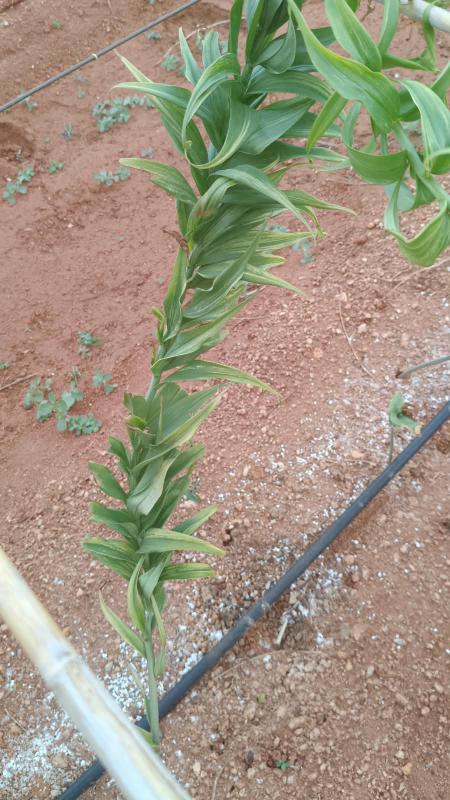
#> input picture dataset/organized/severity_benchmarks/Mild/WhatsApp Image 2026-10-13 at 3.04.46 PM (1).jpeg, 900 x 1600 px, found by its file name (shown at 1/2 size)
$ python segment_severity.py
#> lines starting #> are read from the running program, lines starting #| are printed output that depends on the picture; after the words box and inside, x2 and y2 are one past the last pixel; in counts of white or black regions, pixels touching at a corner belong together
"""
scripts/segment_severity.py
---------------------------
Foliage and lesion segmentation engine for Gloriosa superba.
Implements the paper's severity calculation:
  S = (Ad / A) * 100%
where:
  A  = Total leaf area (px)
  Ad = Diseased / affected area (px)
Severity grades:
  - Healthy  : S < 5%
  - Mild     : 5% <= S < 18%
  - Moderate : 18% <= S < 38%
  - Severe   : S >= 38%
"""

import os
import cv2
import numpy as np

def analyze_leaf_severity(image_path: str, save_overlay_path: str = None) -> dict:
    img = cv2.imread(image_path)
#> img is the input picture: shape (1600, 900, 3); mean B, G, R 130.2, 149.2, 159
    if img is None:
        raise ValueError(f"Could not read image at {image_path}")

    h, w = img.shape[:2]
#> h = 1600; w = 900
    hsv = cv2.cvtColor(img, cv2.COLOR_BGR2HSV)
#> hsv: shape (1600, 900, 3); mean H, S, V 27.5, 63.6, 168.4

    # 1. Segment leaf foliage (Green and yellowish-green leaves)
    # H in [25, 95], S >= 30, V >= 30
    plant_mask = cv2.inRange(hsv, (25, 30, 30), (95, 255, 255))
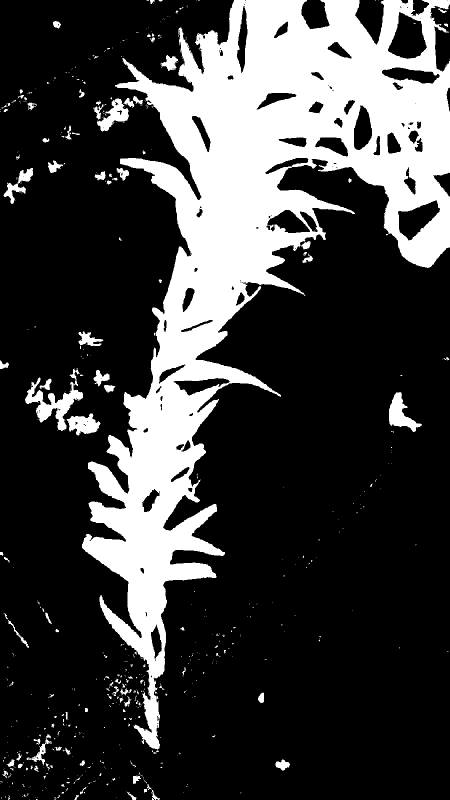
#> plant_mask: shape (1600, 900) (shown at 1/2 size); 24.6% white; 588 white regions (486 under 20 px), largest, box (x1, y1, x2, y2) and area: (164, 0, 900, 1499) 331773, (50, 736, 166, 862) 4242, (778, 784, 844, 864) 2241
    kernel = cv2.getStructuringElement(cv2.MORPH_ELLIPSE, (5, 5))
    plant_mask = cv2.morphologyEx(plant_mask, cv2.MORPH_CLOSE, kernel)
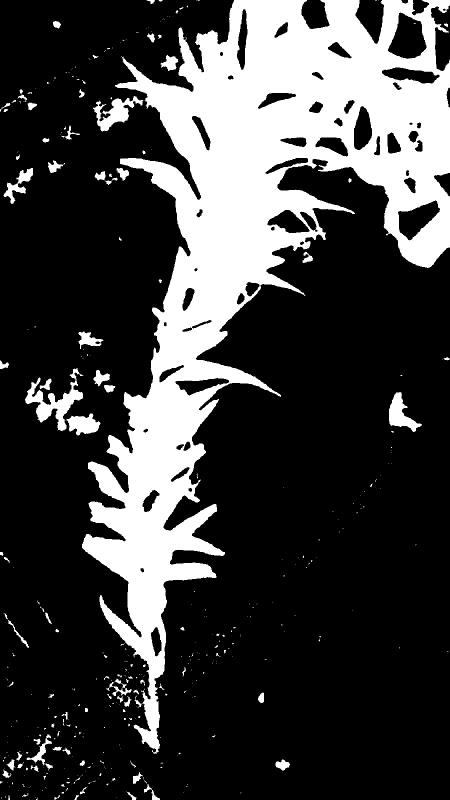
#> plant_mask: shape (1600, 900) (shown at 1/2 size); 24.9% white; 396 white regions (295 under 20 px), largest, box (x1, y1, x2, y2) and area: (164, 0, 900, 1508) 334549, (50, 736, 167, 862) 4445, (186, 192, 287, 263) 2785
    plant_mask = cv2.morphologyEx(plant_mask, cv2.MORPH_OPEN, kernel)
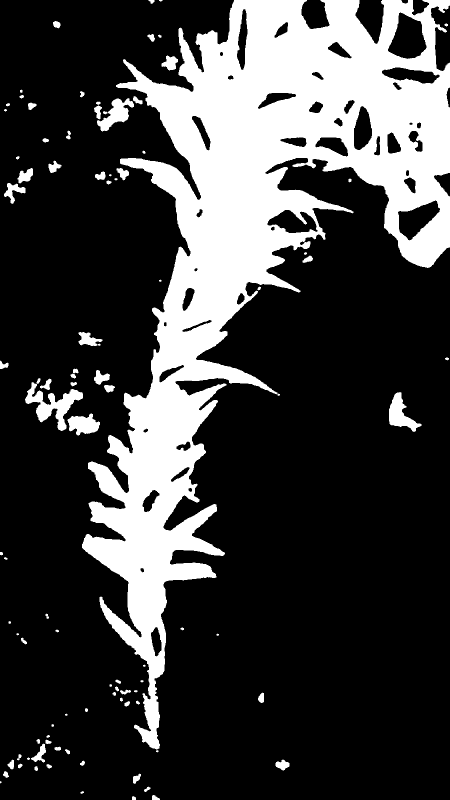
#> plant_mask: shape (1600, 900) (shown at 1/2 size); 24.6% white; 96 white regions (10 under 20 px), largest, box (x1, y1, x2, y2) and area: (164, 0, 900, 1499) 333561, (50, 764, 166, 862) 4003, (778, 784, 843, 864) 2235

    plant_area = int(np.count_nonzero(plant_mask))
#> plant_area = 354165
    if plant_area == 0:
        # Fallback if leaf mask empty: consider central 60% of image
        plant_area = int(h * w * 0.5)
        plant_mask = np.ones((h, w), dtype=np.uint8) * 255

    # 2. Chlorosis / yellow discoloration: H in [18, 37], S >= 45, V >= 50
    yellow_mask = cv2.inRange(hsv, (18, 45, 50), (37, 255, 255))
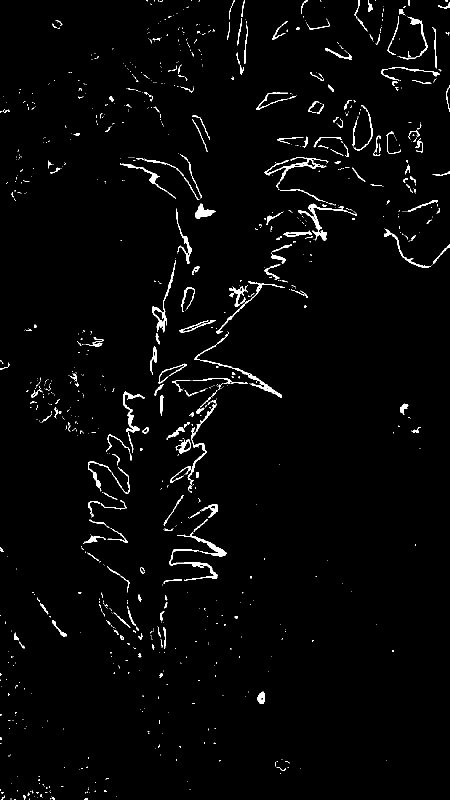
#> yellow_mask: shape (1600, 900) (shown at 1/2 size); 2.1% white; 1024 white regions (815 under 20 px), largest, box (x1, y1, x2, y2) and area: (388, 663, 564, 795) 1074, (596, 407, 714, 481) 1009, (340, 807, 434, 966) 982
    yellow_in_leaf = cv2.bitwise_and(yellow_mask, yellow_mask, mask=plant_mask)
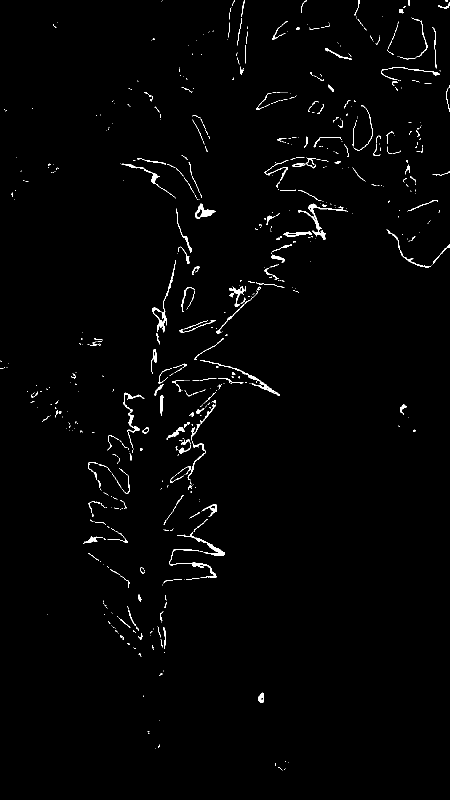
#> yellow_in_leaf: shape (1600, 900) (shown at 1/2 size); 1.3% white; 670 white regions (494 under 20 px), largest, box (x1, y1, x2, y2) and area: (596, 407, 693, 480) 725, (304, 520, 352, 665) 646, (400, 720, 560, 792) 607

    # 3. Necrotic / blight brown lesions: H in [8, 20], S in [40, 210], V in [25, 175]
    brown_mask = cv2.inRange(hsv, (8, 40, 25), (20, 210, 175))
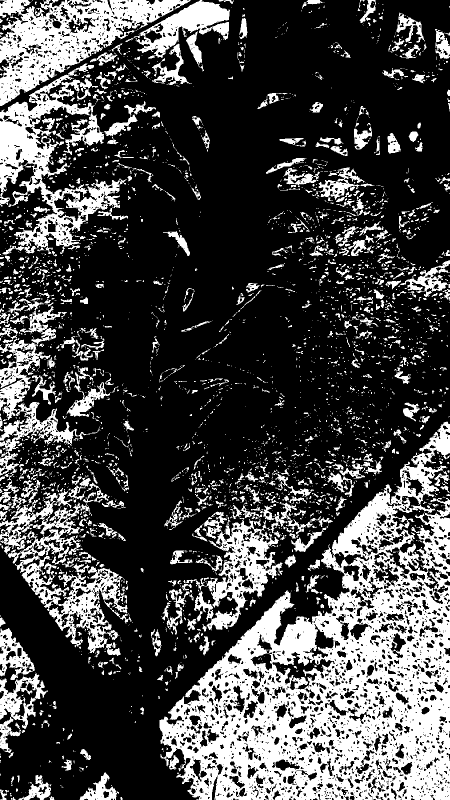
#> brown_mask: shape (1600, 900) (shown at 1/2 size); 28.2% white; 3512 white regions (2749 under 20 px), largest, box (x1, y1, x2, y2) and area: (319, 843, 900, 1600) 179570, (0, 0, 381, 212) 31148, (0, 126, 256, 509) 30354
    brown_in_leaf = cv2.bitwise_and(brown_mask, brown_mask, mask=plant_mask)
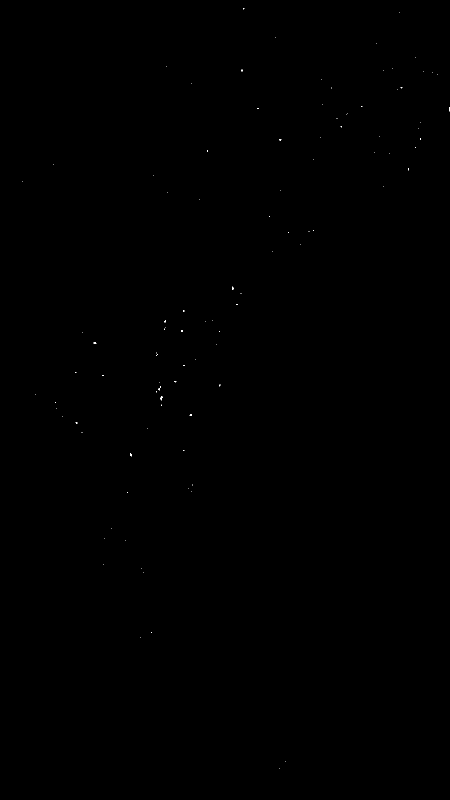
#> brown_in_leaf: shape (1600, 900) (shown at 1/2 size); 0.02% white in thin lines or dots

    # Combined lesion mask (Ad)
    lesion_mask = cv2.bitwise_or(yellow_in_leaf, brown_in_leaf)
#> lesion_mask: shape (1600, 900); 1.3% white; 668 white regions (492 under 20 px), largest, box (x1, y1, x2, y2) and area: (596, 407, 693, 480) 726, (304, 520, 352, 665) 654, (400, 720, 560, 792) 607
    lesion_area = int(np.count_nonzero(lesion_mask))
#> lesion_area = 18409

    # Severity index S = (Ad / A) * 100%
    severity_pct = round((lesion_area / plant_area) * 100.0, 2)
#> severity_pct = 5.2

    if severity_pct < 5.0:
        severity_grade = "Healthy"
    elif severity_pct < 18.0:
        severity_grade = "Mild"
    elif severity_pct < 38.0:
        severity_grade = "Moderate"
    else:
        severity_grade = "Severe"

    # Optional overlay generation for visual explainability
    if save_overlay_path:
        overlay = img.copy()
        # Red highlight for necrotic/blight lesions
        overlay[lesion_mask > 0] = [0, 0, 255]
        blended = cv2.addWeighted(img, 0.7, overlay, 0.3, 0)
        cv2.imwrite(save_overlay_path, blended)

    return {
        "total_leaf_area_px": plant_area,
        "affected_leaf_area_px": lesion_area,
        "severity_percentage": severity_pct,
        "severity_grade": severity_grade
    }

if __name__ == "__main__":
    test_img = r"c:\Users\anust\OneDrive\Desktop\MINIPROJECT_\dataset\raw_collected_images\WhatsApp Image 2026-10-13 at 3.04.46 PM (1).jpeg"
    res = analyze_leaf_severity(test_img)
#> res = {'total_leaf_area_px': 354165, 'affected_leaf_area_px': 18409, 'severity_percentage': 5.2, 'severity_grade': 'Mild'}
    print("Sample Severity Result on Diseased Plant:")
    print(res)
#| {'total_leaf_area_px': 354165, 'affected_leaf_area_px': 18409, 'severity_percentage': 5.2, 'severity_grade': 'Mild'}

$ run again, with dataset/organized/severity_benchmarks/Mild/WhatsApp Image 2026-10-13 at 3.04.35 PM (2).jpeg copied over dataset/organized/severity_benchmarks/Mild/WhatsApp Image 2026-10-13 at 3.04.46 PM (1).jpeg
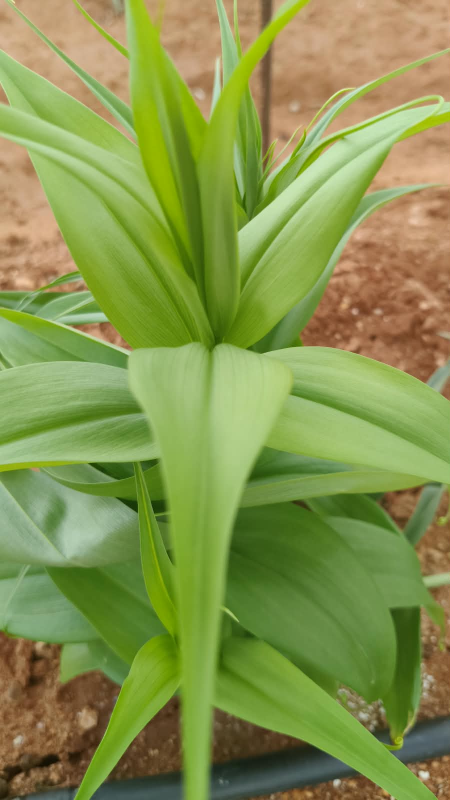
#> input picture dataset/organized/severity_benchmarks/Mild/WhatsApp Image 2026-10-13 at 3.04.35 PM (2).jpeg, 900 x 1600 px, found by its file name (shown at 1/2 size)
#> in analyze_leaf_severity, img is the input picture: shape (1600, 900, 3); mean B, G, R 77.9, 148.6, 134
#> hsv: shape (1600, 900, 3); mean H, S, V 36.1, 135, 158.8
#> in analyze_leaf_severity, `plant_mask = cv2.morphologyEx(plant_mask, cv2.MORPH_CLOSE, kernel)`:
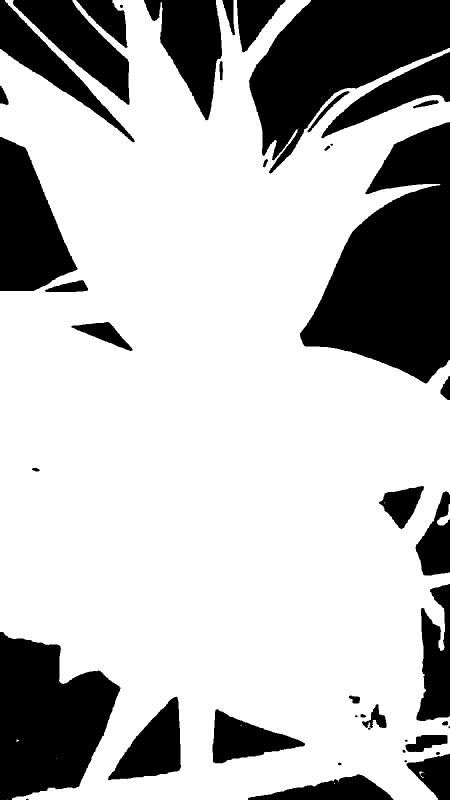
#> plant_mask: shape (1600, 900) (shown at 1/2 size); 72.5% white; 44 black regions (7 under 20 px), largest, box (x1, y1, x2, y2) and area: (600, 244, 900, 767) 92468, (498, 0, 900, 347) 68585, (0, 1264, 241, 1600) 55588
#> plant_area = 1044142
#> yellow_mask: shape (1600, 900); 8.1% white; 290 white regions (223 under 20 px), largest, box (x1, y1, x2, y2) and area: (262, 0, 624, 358) 31693, (0, 0, 364, 446) 17984, (672, 1165, 900, 1498) 12315
#> yellow_in_leaf: shape (1600, 900); 5.2% white; 147 white regions (87 under 20 px), largest, box (x1, y1, x2, y2) and area: (262, 0, 622, 348) 25967, (17, 0, 364, 446) 13970, (672, 1165, 900, 1498) 7653
#> in analyze_leaf_severity, `brown_mask = cv2.inRange(hsv, (8, 40, 25), (20, 210, 175))`:
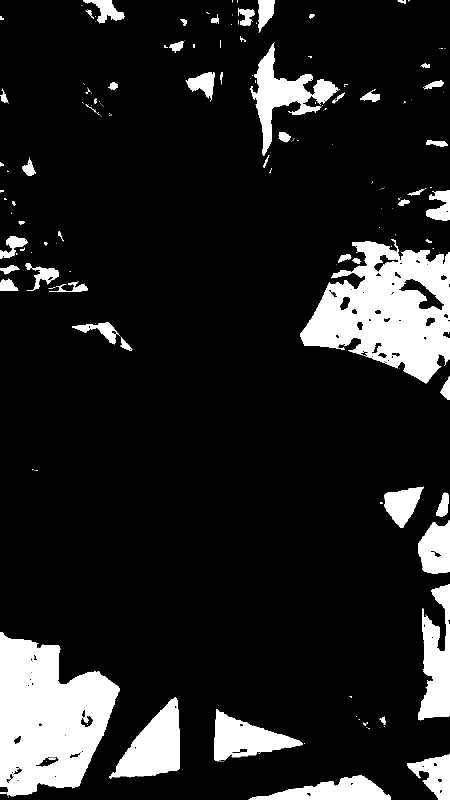
#> brown_mask: shape (1600, 900) (shown at 1/2 size); 12.8% white; 198 white regions (134 under 20 px), largest, box (x1, y1, x2, y2) and area: (0, 1264, 240, 1593) 52239, (601, 478, 900, 767) 48999, (218, 1395, 360, 1558) 12110
#> brown_in_leaf: shape (1600, 900); 0% white in thin lines or dots, all inside (x1, y1, x2, y2) = (145, 160, 720, 1577)
#> lesion_mask: shape (1600, 900); 5.2% white; 148 white regions (88 under 20 px), largest, box (x1, y1, x2, y2) and area: (262, 0, 622, 348) 25974, (17, 0, 364, 446) 13970, (672, 1165, 900, 1498) 7654
#> lesion_area = 75284
#> severity_pct = 7.21
#> res = {'total_leaf_area_px': 1044142, 'affected_leaf_area_px': 75284, 'severity_percentage': 7.21, 'severity_grade': 'Mild'}
#| {'total_leaf_area_px': 1044142, 'affected_leaf_area_px': 75284, 'severity_percentage': 7.21, 'severity_grade': 'Mild'}

$ run again, with dataset/organized/severity_benchmarks/Mild/WhatsApp Image 2026-10-13 at 3.04.36 PM (1).jpeg copied over dataset/organized/severity_benchmarks/Mild/WhatsApp Image 2026-10-13 at 3.04.46 PM (1).jpeg
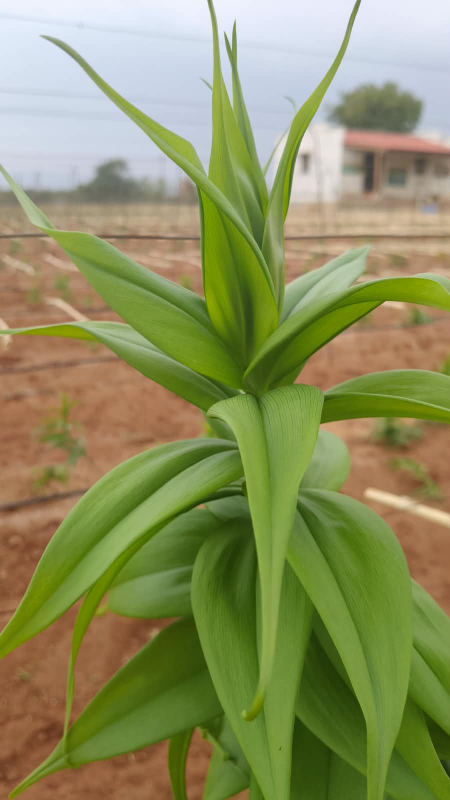
#> input picture dataset/organized/severity_benchmarks/Mild/WhatsApp Image 2026-10-13 at 3.04.36 PM (1).jpeg, 900 x 1600 px, found by its file name (shown at 1/2 size)
#> in analyze_leaf_severity, img is the input picture: shape (1600, 900, 3); mean B, G, R 94.2, 144.1, 139.9
#> hsv: shape (1600, 900, 3); mean H, S, V 43.8, 124.7, 157.8
#> in analyze_leaf_severity, `plant_mask = cv2.morphologyEx(plant_mask, cv2.MORPH_OPEN, kernel)`:
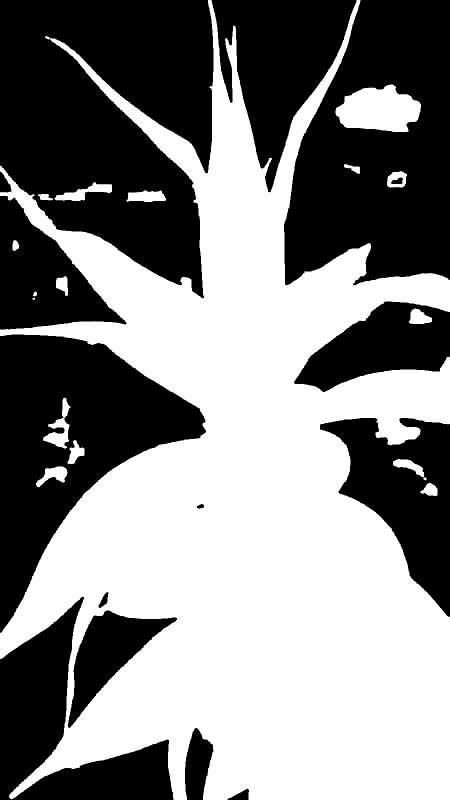
#> plant_mask: shape (1600, 900) (shown at 1/2 size); 52.1% white; 16 black regions (1 under 20 px), largest, box (x1, y1, x2, y2) and area: (0, 0, 427, 597) 185541, (568, 0, 900, 571) 135108, (0, 669, 412, 1266) 110757
#> plant_area = 749748
#> yellow_mask: shape (1600, 900); 11.8% white; 272 white regions (189 under 20 px), largest, box (x1, y1, x2, y2) and area: (0, 369, 456, 1600) 72169, (585, 472, 900, 785) 18647, (636, 799, 900, 1241) 13209
#> yellow_in_leaf: shape (1600, 900); 7.9% white; 164 white regions (109 under 20 px), largest, box (x1, y1, x2, y2) and area: (0, 401, 433, 1600) 41159, (639, 496, 900, 687) 11422, (636, 799, 900, 1241) 9441
#> in analyze_leaf_severity, `brown_mask = cv2.inRange(hsv, (8, 40, 25), (20, 210, 175))`:
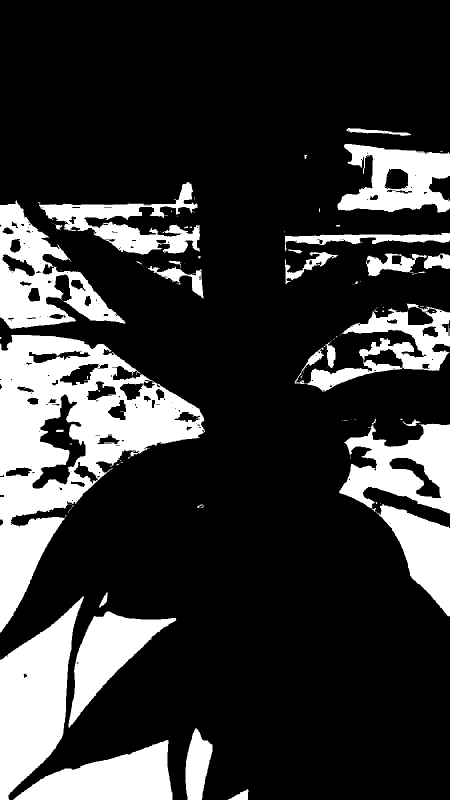
#> brown_mask: shape (1600, 900) (shown at 1/2 size); 21.1% white; 152 white regions (120 under 20 px), largest, box (x1, y1, x2, y2) and area: (0, 670, 410, 1265) 91741, (0, 1193, 168, 1600) 36918, (0, 401, 251, 658) 26031
#> brown_in_leaf: shape (1600, 900); 0% white in thin lines or dots, all inside (x1, y1, x2, y2) = (166, 569, 706, 1585)
#> lesion_area = 113725
#> severity_pct = 15.17
#> res = {'total_leaf_area_px': 749748, 'affected_leaf_area_px': 113725, 'severity_percentage': 15.17, 'severity_grade': 'Mild'}
#| {'total_leaf_area_px': 749748, 'affected_leaf_area_px': 113725, 'severity_percentage': 15.17, 'severity_grade': 'Mild'}

$ run again, with dataset/organized/severity_benchmarks/Mild/WhatsApp Image 2026-10-13 at 3.04.36 PM (2).jpeg copied over dataset/organized/severity_benchmarks/Mild/WhatsApp Image 2026-10-13 at 3.04.46 PM (1).jpeg
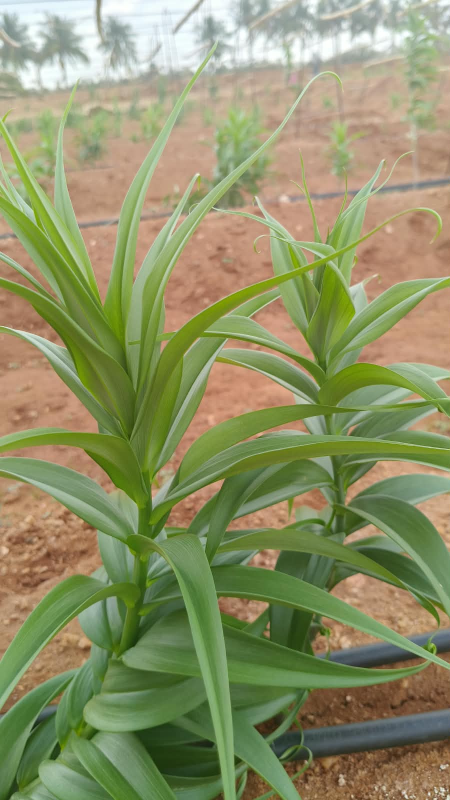
#> input picture dataset/organized/severity_benchmarks/Mild/WhatsApp Image 2026-10-13 at 3.04.36 PM (2).jpeg, 900 x 1600 px, found by its file name (shown at 1/2 size)
#> in analyze_leaf_severity, img is the input picture: shape (1600, 900, 3); mean B, G, R 103.7, 146.1, 142.3
#> hsv: shape (1600, 900, 3); mean H, S, V 37.8, 96.8, 158.1
#> plant_area = 805989
#> yellow_mask: shape (1600, 900); 10.6% white; 614 white regions (439 under 20 px), largest, box (x1, y1, x2, y2) and area: (300, 416, 682, 816) 15510, (124, 176, 317, 343) 13463, (772, 102, 900, 268) 9215
#> yellow_in_leaf: shape (1600, 900); 6.9% white; 570 white regions (386 under 20 px), largest, box (x1, y1, x2, y2) and area: (300, 416, 682, 816) 14434, (462, 884, 896, 948) 7361, (126, 180, 317, 326) 6645
#> in analyze_leaf_severity, `brown_mask = cv2.inRange(hsv, (8, 40, 25), (20, 210, 175))`:
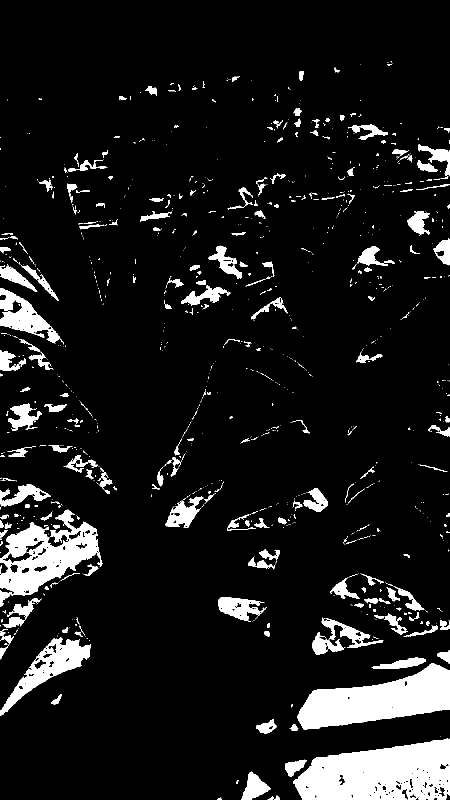
#> brown_mask: shape (1600, 900) (shown at 1/2 size); 9.6% white; 1033 white regions (784 under 20 px), largest, box (x1, y1, x2, y2) and area: (586, 1477, 900, 1600) 28246, (594, 1326, 900, 1460) 22535, (0, 1018, 205, 1213) 16493
#> brown_in_leaf: shape (1600, 900); 0.01% white in thin lines or dots, all inside (x1, y1, x2, y2) = (11, 372, 895, 1593)
#> lesion_mask: shape (1600, 900); 6.9% white; 570 white regions (386 under 20 px), largest, box (x1, y1, x2, y2) and area: (300, 416, 682, 816) 14435, (462, 884, 896, 948) 7361, (126, 180, 317, 326) 6645
#> lesion_area = 98992
#> severity_pct = 12.28
#> res = {'total_leaf_area_px': 805989, 'affected_leaf_area_px': 98992, 'severity_percentage': 12.28, 'severity_grade': 'Mild'}
#| {'total_leaf_area_px': 805989, 'affected_leaf_area_px': 98992, 'severity_percentage': 12.28, 'severity_grade': 'Mild'}
